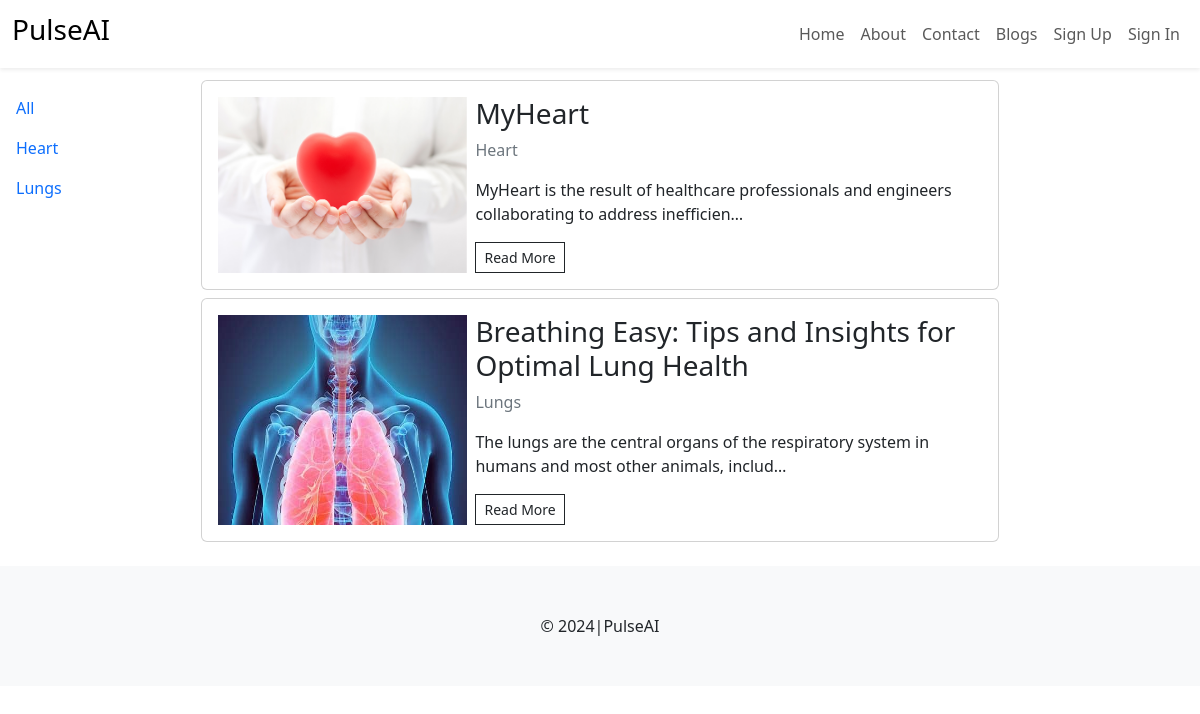
Screenshot of /blog/ with the database file from the repository.
### blog/models.py (models this page shows, shortened)
class BlogCategory(models.Model):
      category = models.CharField(max_length=255)
      class Meta:
            verbose_name_plural = "Blog Categories"
      def __str__(self):
            return self.category

class Blog(models.Model):
      category = models.ForeignKey(BlogCategory, on_delete=models.DO_NOTHING)
      title = models.CharField(max_length=500)
      content = models.TextField()
      primary_photo = models.ImageField(upload_to="blog_images")
      yt_video_id = models.CharField(max_length=255, blank=True)
      publish = models.BooleanField(default=True)
      created_at = models.DateTimeField(auto_now_add=True)
      update_at = models.DateTimeField(auto_now=True)

### blog/views.py (the view)
# urls.py: path("blog/", views.all_blogs, name="blogs"),
def all_blogs(request, cid=0):
      blogs = Blog.objects.all()
      blogs = Blog.objects.filter(publish=True).order_by('-update_at')
      if cid == 0:
            blogs = Blog.objects.filter(publish=True).order_by('-update_at')
      else:
            blogs = Blog.objects.filter(publish=True, category=cid).order_by('-update_at')
      categories = BlogCategory.objects.all().order_by('category')
      context = {
            'blogs': blogs,
            'categories' : categories
      }
      return render(request, 'blog/blog.html', context)

### templates/blog/blog.html (shortened to what this page needs)
{% extends "layout.html" %}
{% load static %}
{% block content %}
      <div class="row g-2">
            <div class="col-md-2">
                  <div class="sidebar-wrapper d-flex justify-content-between">
                  <div class="sidebar-menu p-3 d-none d-md-block" id="sidebar-menu">
                        <ul class="list-unstyled">
                              <li class="py-2">
                              <a href="{% url 'blogs' %}" class="text-decoration-none">All</a>
                              </li>
                        {% for c in categories %}
                        <li class="py-2">
                              <a href="{% url 'blog_cat' c.id %}"class="text-decoration-none">{{c}}</a>
                        </li>
                        {% endfor %}
                        </ul>
                  </div>
            </div>
            </div>
            <div class="col-md-8">
            {% for blog in blogs %}
                  <div class="card my-2">
                        <div class="card-body">
                              <div class="row g-2">
                              <div class="col-md-4">
                                    <img src="{{blog.primary_photo.url}}" class="img-fluid h-100">
                              </div>
                              <div class="col-md-8">
                                    <h3>{{blog.title}}</h3>
                                    <p class="text-secondary">{{blog.category}}</p>
                                    <p>{{blog.content|safe|truncatechars_html:"100"}}</p>
                                    <a href="{% url 'blog' blog.id %}" class="btn btn-sm btn-outline-dark rounded-0">Read More</a>
                              </div>
                        </div>
                  </div>
            </div>
            {% endfor %}
      </div>
</div>
{% endblock %}

### rows the page displays
BlogCategory: category "Heart"
BlogCategory: category "Lungs"
Blog: primary_photo (picture), title "MyHeart", category "Heart", content "MyHeart is the result of healthcare professionals and engineers collaborating to address inefficien…"
Blog: primary_photo (picture), title "Breathing Easy: Tips and Insights for Optimal Lung Health", category "Lungs", content "The lungs are the central organs of the respiratory system in humans and most other animals, includ…"
